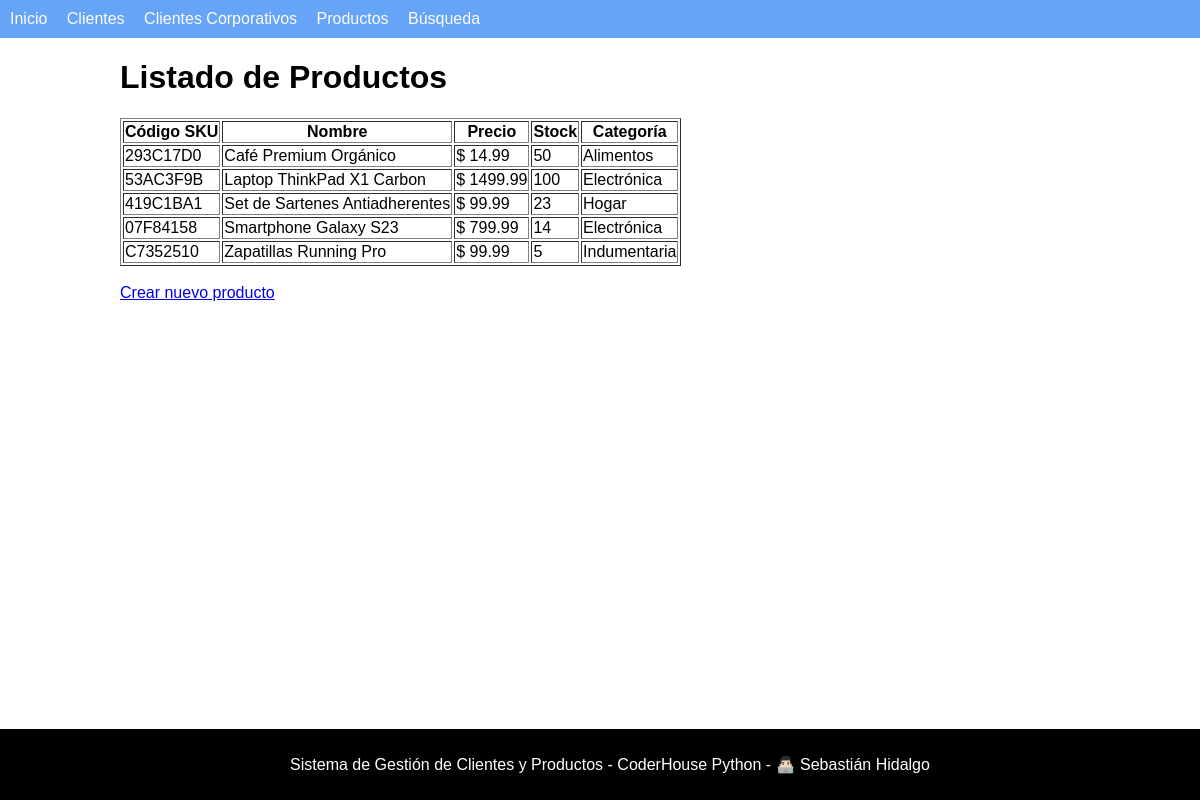
/productos/, run on the app's committed database.
### clientes_app/models.py (models this page shows, shortened)
class Producto(models.Model):
    CATEGORIA_CHOICES = [
        ('DEFAULT', 'Sin categoría asignada'),
        ('ELECTRONICA', 'Electrónica'),
        ('INDUMENTARIA', 'Indumentaria'),
        ('ALIMENTOS', 'Alimentos'),
        ('HOGAR', 'Hogar'),
    ]
    codigo_sku = models.CharField(max_length=20, primary_key=True, default=generate_sku, editable=True)
    nombre = models.CharField(max_length=100)
    descripcion = models.TextField()
    precio = models.DecimalField(max_digits=10, decimal_places=2)
    stock = models.PositiveIntegerField(default=0)
    categoria = models.CharField(max_length=20, choices=CATEGORIA_CHOICES, default='DEFAULT')
    fecha_creacion = models.DateTimeField(auto_now_add=True)
    class Meta:
        verbose_name = "Producto"
        verbose_name_plural = "Productos"
        ordering = ["nombre"]

### clientes_app/views.py (the view)
# urls.py: path('productos/', views.ProductoListView.as_view(), name='producto-list'),
class ProductoListView(ListView):
    model = Producto
    template_name = 'clientes_app/producto_list.html'
    context_object_name = 'productos'

### templates/clientes_app/producto_list.html (shortened to what this page needs)
{% extends 'base.html' %}
{% block header %}Listado de Productos{% endblock %}
{% block content %}
    {% if productos %}
        <table border="1">
            <thead>
                <tr>
                    <th>Código SKU</th>
                    <th>Nombre</th>
                    <th>Precio</th>
                    <th>Stock</th>
                    <th>Categoría</th>
                </tr>
            </thead>
            <tbody>
                {% for producto in productos %}
                <tr>
                    <td>{{ producto.codigo_sku }}</td>
                    <td>{{ producto.nombre }}</td>
                    <td>$ {{ producto.precio }}</td>
                    <td>{{ producto.stock }}</td>
                    <td>{{ producto.get_categoria_display }}</td>
                </tr>
                {% endfor %}
            </tbody>
        </table>
    {% else %}
        <p>No hay productos registrados.</p>
    {% endif %}
    <br>
    <a href="{% url 'clientes_app:producto-create' %}">Crear nuevo producto</a>
{% endblock %}

### templates/base.html (style rules this page uses)
body { font-family: Arial, sans-serif; margin: 0; padding: 0; }

### data on the page
Producto: codigo_sku "293C17D0", nombre "Café Premium Orgánico", precio "14.99", stock "50", categoria "Alimentos"
Producto: codigo_sku "53AC3F9B", nombre "Laptop ThinkPad X1 Carbon", precio "1499.99", stock "100", categoria "Electrónica"
Producto: codigo_sku "419C1BA1", nombre "Set de Sartenes Antiadherentes", precio "99.99", stock "23", categoria "Hogar"
Producto: codigo_sku "07F84158", nombre "Smartphone Galaxy S23", precio "799.99", stock "14", categoria "Electrónica"
Producto: codigo_sku "C7352510", nombre "Zapatillas Running Pro", precio "99.99", stock "5", categoria "Indumentaria"
